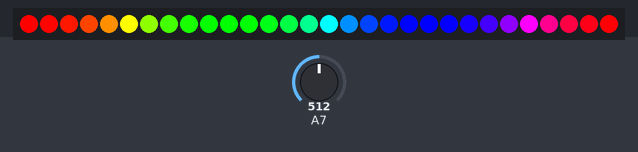
A sketch run on a simulated Arduino Nano, built with avr-gcc and run on an emulated ATmega328P. Shown: 30 RGB LEDs in strip order, left to right. The inputs (shaded band) are chosen by the test bench; at power-on: A7 = 512.

Above: at 0.04 s.
At 1.93 s:
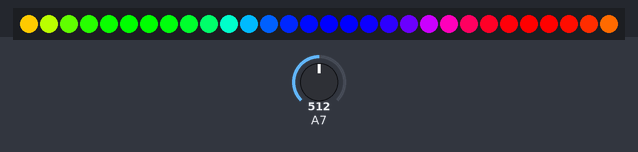
At 3.96 s:
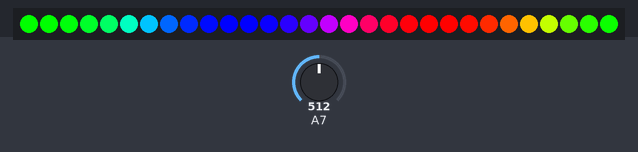
At 6.42 s:
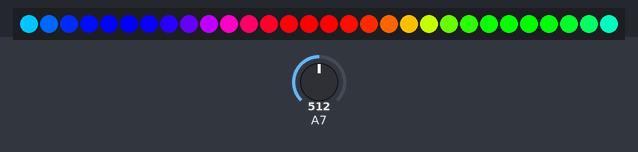
At 9.76 s:
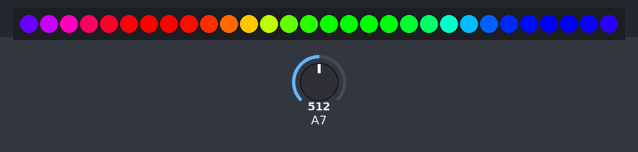
At 13.09 s:
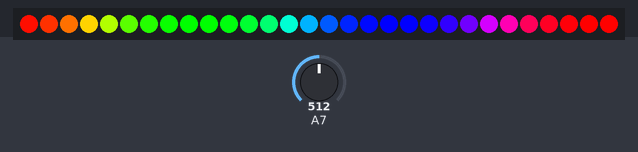

The sketch:

L9-StripLight.ino
```cpp
#include <Adafruit_NeoPixel.h>
#ifdef __AVR__
#include <avr/power.h> // Required for 16 MHz Adafruit Trinket
#endif
#define LIGHT_PIN 7
#define PIXEL_PIN 0
#define NUMPIXELS 30

int readValue = 0;
 Adafruit_NeoPixel strip(NUMPIXELS , PIXEL_PIN , NEO_GRB + NEO_KHZ800);
void setup() {
   strip.begin();
   pinMode(LIGHT_PIN , INPUT);
}

void loop() {
    strip.clear();
    readValue = analogRead(A7);
    if(readValue > 100){
    rainbow(10);
     }else {
     strip.clear();
     strip.show();
}
}
void rainbow(int wait) {
  for(long firstPixelHue = 0; firstPixelHue < 3*65536; firstPixelHue += 256) {
    for(int i=0; i<strip.numPixels(); i++) {
      int pixelHue = firstPixelHue + (i * 65536L / strip.numPixels());
      strip.setPixelColor(i, strip.gamma32(strip.ColorHSV(pixelHue)));
    }
    strip.show();
    delay(wait);
  }
}
```

Measured:
- by itself, everything shown: repeats every 12.4 s, in 256 steps
